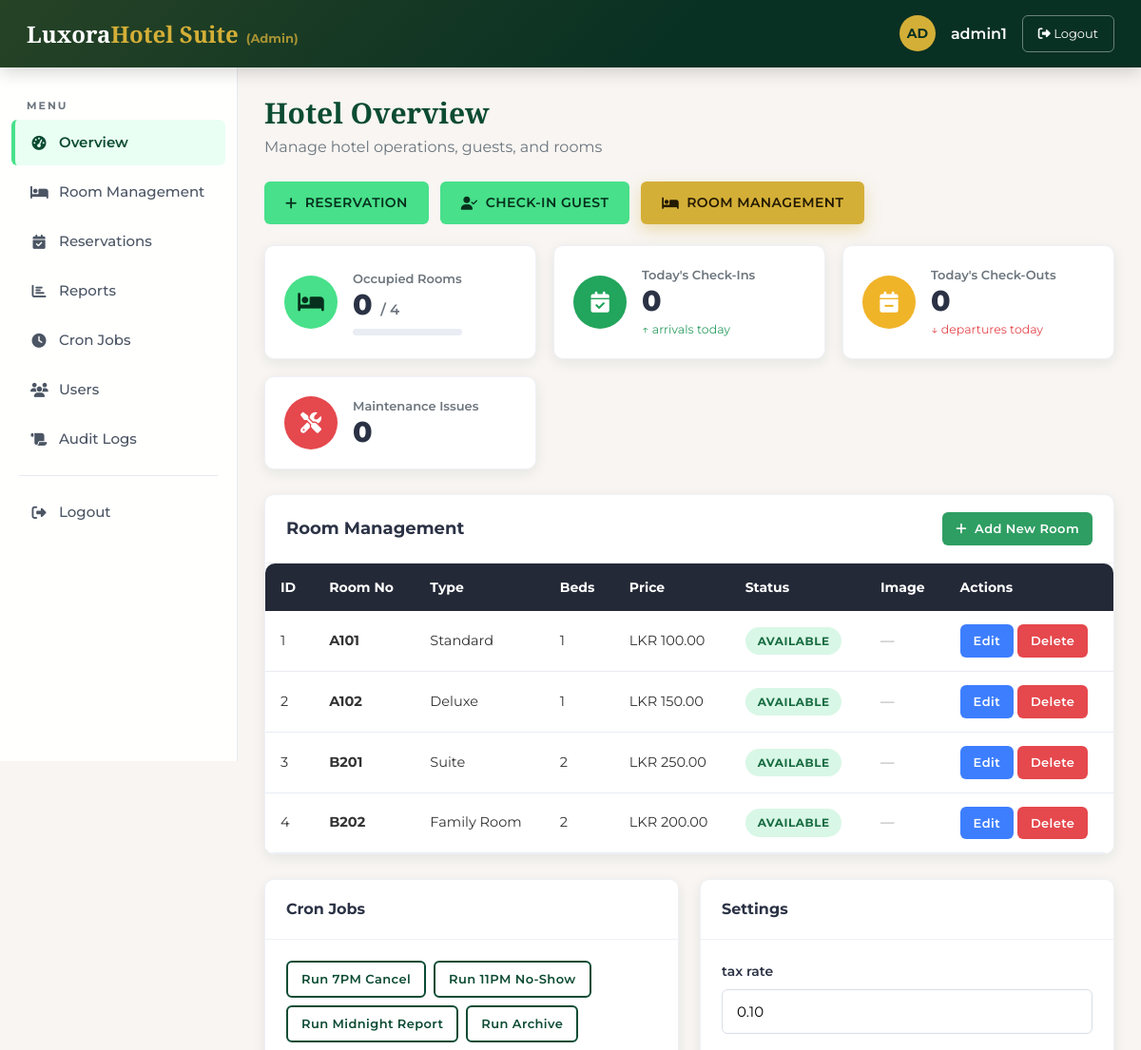
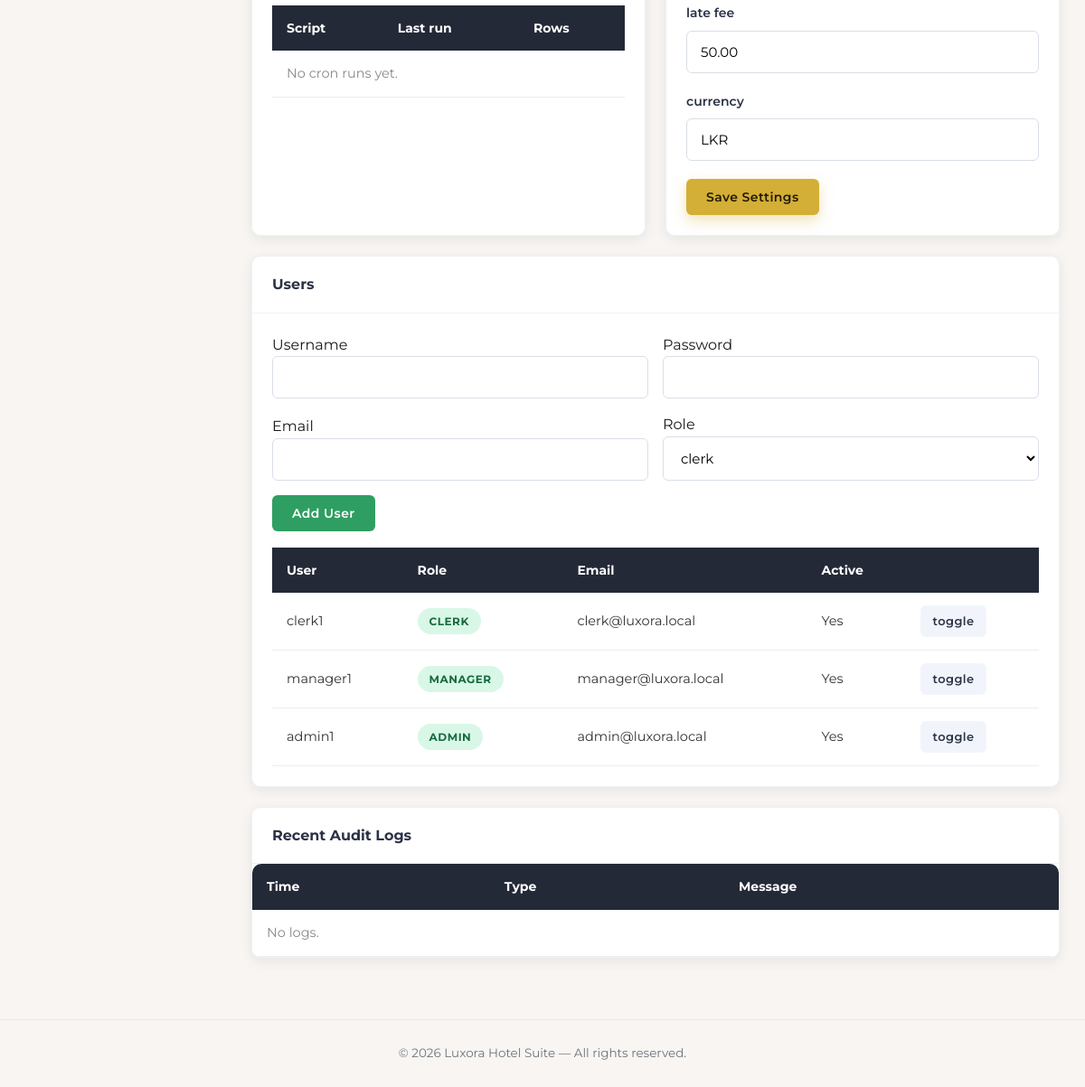
The app's page /admin/admin_dashboard.php (signed in) with its own data (2 pictures, top to bottom).
### tables this page shows
CREATE TABLE IF NOT EXISTS rooms (
  room_id INT AUTO_INCREMENT PRIMARY KEY, id INT NULL,
  room_number VARCHAR(10) UNIQUE NOT NULL,
  room_type VARCHAR(50) NOT NULL DEFAULT 'Standard',
  rate DECIMAL(10,2) NOT NULL DEFAULT 0,
  price DECIMAL(10,2) NULL, capacity INT DEFAULT 2, beds INT DEFAULT 1,
  room_condition ENUM('Available','Reserved','Occupied','Under Maintenance','Cleaning In Progress') DEFAULT 'Available',
  status VARCHAR(30) DEFAULT 'available', image_path VARCHAR(255) NULL,
  created_at TIMESTAMP DEFAULT CURRENT_TIMESTAMP,
  INDEX idx_room_status (status)
);

CREATE TABLE IF NOT EXISTS settings (
  skey VARCHAR(80) PRIMARY KEY, svalue VARCHAR(255) NOT NULL
);

CREATE TABLE IF NOT EXISTS users (
  user_id INT AUTO_INCREMENT PRIMARY KEY,
  username VARCHAR(50) UNIQUE NOT NULL,
  password_hash VARCHAR(255) NOT NULL,
  `password` VARCHAR(255) NULL,
  role ENUM('guest','clerk','manager','admin') NOT NULL DEFAULT 'clerk',
  email VARCHAR(120) NULL, phone VARCHAR(30) NULL,
  active TINYINT(1) DEFAULT 1, failed_attempts INT DEFAULT 0,
  locked_until DATETIME NULL, created_at TIMESTAMP DEFAULT CURRENT_TIMESTAMP,
  INDEX idx_user_role (`role`)
);

### includes/helpers.php (called while the page is built, shortened)
<?php
function e($s){ return htmlspecialchars((string)$s, ENT_QUOTES, 'UTF-8'); }
function get_setting($pdo,$key,$def=''){
  try{ $s=$pdo->prepare("SELECT svalue FROM settings WHERE skey=?"); $s->execute([$key]);
    $r=$s->fetchColumn(); return $r!==false?$r:$def;
  }catch(Exception $ex){ return $def; }
}

### admin/admin_dashboard.php (the view, shortened to what this page needs)
<?php
require_once __DIR__.'/../db.php';
require_once __DIR__.'/../includes/helpers.php';
$totalRooms=(int)$pdo->query("SELECT COUNT(*) FROM rooms")->fetchColumn();
$occRooms=(int)$pdo->query("SELECT COUNT(*) FROM rooms WHERE status='occupied' OR room_condition='Occupied'")->fetchColumn();
$maintRooms=(int)$pdo->query("SELECT COUNT(*) FROM rooms WHERE status='maintenance' OR room_condition='Under Maintenance'")->fetchColumn();
$today=date('Y-m-d');
$todayIn=$pdo->query("SELECT COUNT(*) FROM reservations WHERE DATE(check_in)='$today' AND booking_status NOT IN ('Cancelled')")->fetchColumn();
$todayOut=$pdo->query("SELECT COUNT(*) FROM reservations WHERE DATE(check_out)='$today' AND booking_status NOT IN ('Cancelled')")->fetchColumn();
$users=$pdo->query("SELECT user_id,username,role,email,active FROM users ORDER BY role")->fetchAll();
$crons=$pdo->query("SELECT script,MAX(run_time) last_run,SUM(records_affected) total FROM cron_log GROUP BY script")->fetchAll();
$logs=$pdo->query("SELECT * FROM action_logs ORDER BY timestamp DESC LIMIT 12")->fetchAll();
include __DIR__.'/../includes/header.php';
?>
<h1 class="page-title">Hotel Overview</h1>
<p class="page-sub">Manage hotel operations, guests, and rooms</p>
<div style="display:flex;gap:12px;flex-wrap:wrap;margin-bottom:22px">
  <a class="btn btn-emerald" href="<?= $BASE ?>/public/book.php"><i class="fas fa-plus"></i> RESERVATION</a>
  <a class="btn btn-emerald" href="<?= $BASE ?>/checkin_form.php"><i class="fas fa-user-check"></i> CHECK-IN GUEST</a>
  <a class="btn btn-primary" href="<?= $BASE ?>/add_room.php"><i class="fas fa-bed"></i> ROOM MANAGEMENT</a>
</div>
<div class="kpi-grid">
  <div class="kpi"><div class="icon mint"><i class="fas fa-bed"></i></div><div><div class="label">Occupied Rooms</div><div class="value"><?= $occRooms ?> <small>/ <?= $totalRooms ?></small></div><div class="bar"><span style="width:<?= $occPct ?>%"></span></div></div></div>
  <div class="kpi"><div class="icon green"><i class="fas fa-calendar-check"></i></div><div><div class="label">Today's Check-Ins</div><div class="value"><?= (int)$todayIn ?></div><div class="delta up">&uarr; arrivals today</div></div></div>
  <div class="kpi"><div class="icon gold"><i class="fas fa-calendar-minus"></i></div><div><div class="label">Today's Check-Outs</div><div class="value"><?= (int)$todayOut ?></div><div class="delta down">&darr; departures today</div></div></div>
  <div class="kpi"><div class="icon red"><i class="fas fa-tools"></i></div><div><div class="label">Maintenance Issues</div><div class="value"><?= $maintRooms ?></div></div></div>
</div>
<div class="card" style="margin-bottom:26px">
  <div class="card-header" style="display:flex;justify-content:space-between;align-items:center;flex-wrap:wrap;gap:10px">
    <span style="font-size:18px">Room Management</span>
    <a class="btn btn-success btn-sm" href="<?= $BASE ?>/add_room.php"><i class="fas fa-plus"></i> Add New Room</a>
  </div>
  <div class="table-wrap" style="border:none;box-shadow:none">
    <table class="table" id="roomsTable">
      <thead><tr><th>ID</th><th>Room No</th><th>Type</th><th>Beds</th><th>Price</th><th>Status</th><th>Image</th><th>Actions</th></tr></thead>
      <tbody>
      <?php foreach ($pdo->query("SELECT * FROM rooms ORDER BY room_id") as $rm): ?>
        <tr>
          <td><?= (int)$rm['room_id'] ?></td>
          <td><b><?= e($rm['room_number']) ?></b></td>
          <td><?= e($rm['room_type']) ?></td>
          <td><?= (int)$rm['beds'] ?></td>
          <td><?= e(CURRENCY) ?> <?= number_format((float)($rm['price'] ?? $rm['rate']),2) ?></td>
          <td><span class="pill <?= e(strtolower($rm['status'])) ?>"><?= e(ucfirst($rm['status'])) ?></span></td>
          <td><?php if ($rm['image_path']): ?><img class="room-thumb" src="<?= e($rm['image_path']) ?>" alt="<?= e($rm['room_number']) ?>"><?php else: ?><span style="color:#999">&mdash;</span><?php endif; ?></td>
          <td>
            <a class="btn btn-sm" style="background:#3d7eff;color:#fff" href="<?= $BASE ?>/edit_room.php?id=<?= (int)$rm['room_id'] ?>">Edit</a>
            <a class="btn btn-sm btn-danger" href="<?= $BASE ?>/delete_room.php?id=<?= (int)$rm['room_id'] ?>" onclick="return confirm('Delete room <?= e($rm['room_number']) ?>?')">Delete</a>
          </td>
        </tr>
      <?php endforeach; ?>
      </tbody>
    </table>
  </div>
</div>
<div style="display:grid;grid-template-columns:1fr 1fr;gap:22px" id="crons">
  <div class="card">
    <div class="card-header">Cron Jobs</div>
    <div class="card-body">
      <div style="display:flex;gap:8px;flex-wrap:wrap;margin-bottom:14px">
        <a class="btn btn-sm btn-outline" href="?run=cancel_unpaid">Run 7PM Cancel</a>
        <a class="btn btn-sm btn-outline" href="?run=no_show">Run 11PM No-Show</a>
        <a class="btn btn-sm btn-outline" href="?run=report">Run Midnight Report</a>
        <a class="btn btn-sm btn-outline" href="?run=archive">Run Archive</a>
      </div>
      <table class="table"><thead><tr><th>Script</th><th>Last run</th><th>Rows</th></tr></thead><tbody>
      <?php if (!$crons): ?><tr><td colspan="3" style="color:#888">No cron runs yet.</td></tr><?php endif; ?>
      </tbody></table>
    </div>
  </div>
  <div class="card" id="settings">
    <div class="card-header">Settings</div>
    <div class="card-body">
      <form method="post"><input type="hidden" name="save_settings" value="1">
      <?php foreach (['tax_rate','late_fee','currency'] as $k): $v=get_setting($pdo,$k,''); ?>
        <div class="form-group"><label><?= e(str_replace('_',' ',$k)) ?></label><input name="<?= $k ?>" value="<?= e($v) ?>" class="form-control"></div>
      <?php endforeach; ?>
      <button class="btn btn-primary">Save Settings</button></form>
    </div>
  </div>
</div>
<div class="card" style="margin-top:22px" id="users">
  <div class="card-header">Users</div>
  <div class="card-body">
    <form method="post" class="form-row" style="align-items:end">
      <div><label>Username</label><input name="username" class="form-control" required></div>
      <div><label>Password</label><input name="password" class="form-control" required></div>
      <div><label>Email</label><input name="email" class="form-control"></div>
      <div><label>Role</label><select name="role" class="form-select"><option>clerk</option><option>manager</option><option>admin</option><option>guest</option></select></div>
      <div><button class="btn btn-success">Add User</button></div>
    </form>
    <table class="table" style="margin-top:18px">
      <thead><tr><th>User</th><th>Role</th><th>Email</th><th>Active</th><th></th></tr></thead><tbody>
      <?php foreach ($users as $u): ?><tr><td><?= e($u['username']) ?></td><td><span class="pill <?= $u['active']?'available':'cancelled' ?>"><?= e($u['role']) ?></span></td><td><?= e($u['email']) ?></td><td><?= $u['active']?'Yes':'No' ?></td><td><a class="btn btn-sm btn-ghost" href="?toggle=<?= $u['user_id'] ?>">toggle</a></td></tr><?php endforeach; ?>
      </tbody>
    </table>
  </div>
</div>
<div class="card" style="margin-top:22px" id="logs">
  <div class="card-header">Recent Audit Logs</div>
  <div class="table-wrap" style="border:none;box-shadow:none">
    <table class="table"><thead><tr><th>Time</th><th>Type</th><th>Message</th></tr></thead><tbody>
    <?php if (!$logs): ?><tr><td colspan="3" style="color:#888">No logs.</td></tr><?php endif; ?>
    </tbody></table>
  </div>
</div>
<?php include __DIR__.'/../includes/footer.php'; ?>

### includes/header.php (shortened to what this page needs)
<?php
$BASE = defined('BASE_URL') ? rtrim(BASE_URL,'/') : '';
$__user = $_SESSION['username'] ?? 'Guest';
$__role = $_SESSION['role'] ?? '';
$__initials = strtoupper(substr($__user, 0, 2));
$__page = basename($_SERVER['PHP_SELF'] ?? '');
$__links = [];
if ($__role === 'admin') {
  $__links = [
    [$BASE.'/admin/admin_dashboard.php','fa-tachometer-alt','Overview'],
    [$BASE.'/add_room.php','fa-bed','Room Management'],
    [$BASE.'/reservations.php','fa-calendar-check','Reservations'],
    [$BASE.'/reports/index.php','fa-chart-bar','Reports'],
    [$BASE.'/admin/admin_dashboard.php#crons','fa-clock','Cron Jobs'],
    [$BASE.'/admin/admin_dashboard.php#users','fa-users','Users'],
    [$BASE.'/admin/admin_dashboard.php#logs','fa-scroll','Audit Logs'],
  ];
}
?>
<!DOCTYPE html>
<html lang="en">
<head>
  <link rel="stylesheet" href="https://cdnjs.cloudflare.com/ajax/libs/font-awesome/6.4.0/css/all.min.css">
  <link rel="stylesheet" href="<?= $BASE ?>/assests/css/style.css">
</head>
<body>
<header class="topbar">
  <a class="logo" href="<?= $BASE ?>/index.php">Luxora<span>Hotel Suite</span><span class="tag">(<?= e(ucfirst($__role ?: 'Portal')) ?>)</span></a>
  <div class="topbar-right">
    <div class="avatar"><?= e($__initials) ?></div>
    <span style="font-weight:600"><?= e($__user) ?></span>
    <a class="btn-logout" href="<?= $BASE ?>/logout.php"><i class="fas fa-sign-out-alt"></i> Logout</a>
  </div>
</header>
<?php if (!empty($noSidebar)): ?>
<main class="main" style="max-width:1280px;margin:0 auto">
<?php else: ?>
<div class="shell">
  <aside class="sidebar">
    <h6>Menu</h6>
    <?php foreach ($__links as $L): ?>
      <a class="nav-link <?= ($__page === basename($L[0])) ? 'active' : '' ?>" href="<?= e($L[0]) ?>">
        <i class="fas <?= e($L[1]) ?>"></i> <?= e($L[2]) ?>
      </a>
    <?php endforeach; ?>
    <div class="nav-sep"></div>
    <a class="nav-link" href="<?= $BASE ?>/logout.php"><i class="fas fa-sign-out-alt"></i> Logout</a>
  </aside>
  <main class="main">
<?php endif; ?>

### includes/footer.php (shortened to what this page needs)
</main>
<?php if (empty($noSidebar)): ?>
</div>
<?php endif; ?>
<div class="footer">&copy; <?= date('Y') ?> Luxora Hotel Suite &mdash; All rights reserved.</div>
</body>
</html>

### records on screen
rooms: room_id "1", room_number "A101", room_type "Standard", beds "1", price "100.00", status "AVAILABLE"
rooms: room_id "2", room_number "A102", room_type "Deluxe", beds "1", price "150.00", status "AVAILABLE"
rooms: room_id "3", room_number "B201", room_type "Suite", beds "2", price "250.00", status "AVAILABLE"
rooms: room_id "4", room_number "B202", room_type "Family Room", beds "2", price "200.00", status "AVAILABLE"
settings: tax_rate "0.10"
settings: late_fee "50.00"
settings: currency "LKR"
users: username "clerk1", role "CLERK", email "clerk@luxora.local", active "Yes"
users: username "manager1", role "MANAGER", email "manager@luxora.local", active "Yes"
users: username "admin1", role "ADMIN", email "admin@luxora.local", active "Yes"

### other values on screen
$__role ?: 'Portal' "Admin"
$__initials "AD"
$__user "admin1"
$L[2] "Overview"
$L[2] "Room Management"
$L[2] "Reservations"
$L[2] "Reports"
$L[2] "Cron Jobs"
$L[2] "Users"
$L[2] "Audit Logs"
$occRooms "0"
$totalRooms "4"
$todayIn "0"
$todayOut "0"
$maintRooms "0"
